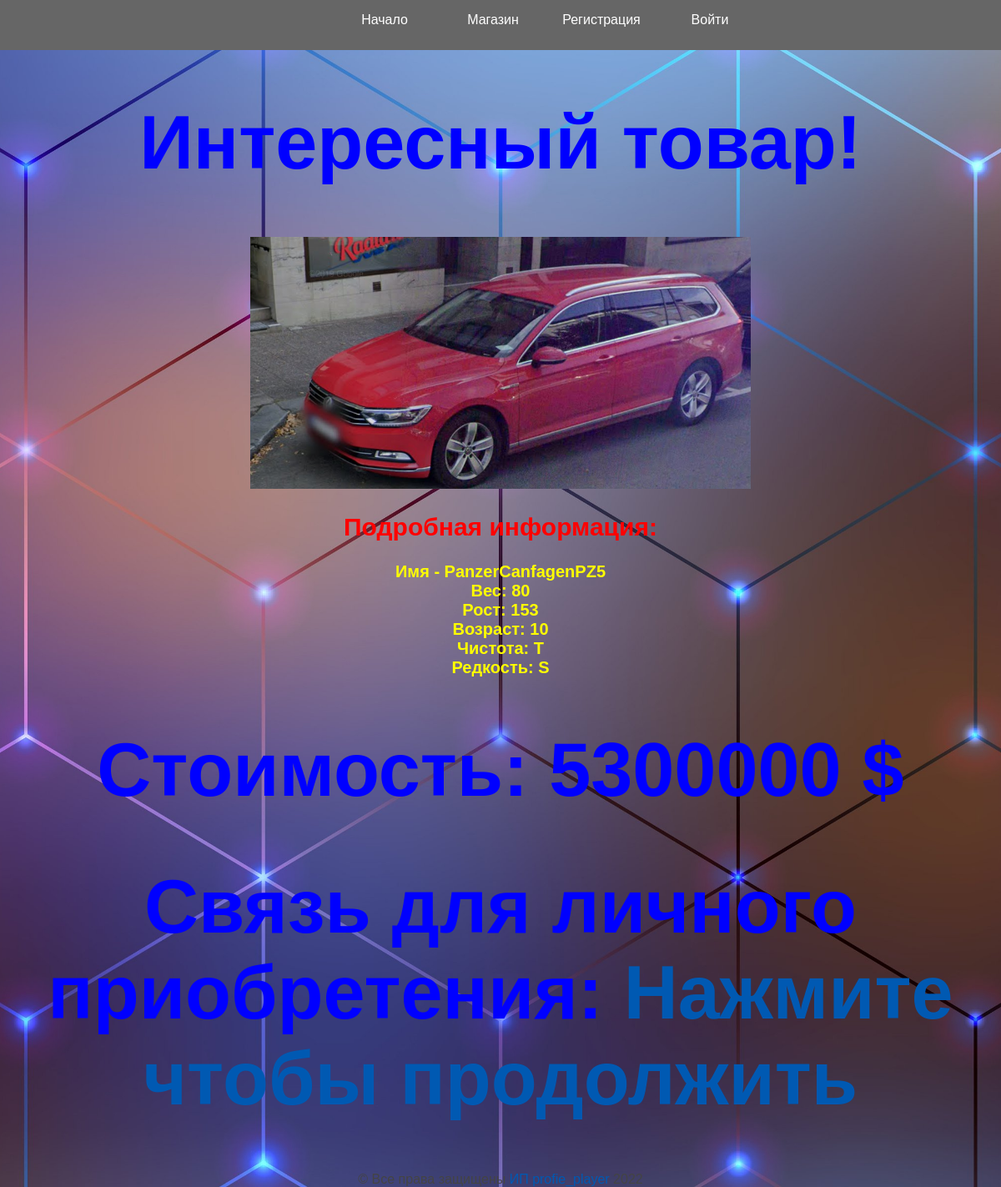
The page /shop/panzercanfagenpz5/ on the database its author committed.
### catgirls/models.py (models this page shows, shortened)
class CatGirl(models.Model):
    initials = models.CharField(max_length=100, verbose_name='Инициалы', unique=True)
    link = AutoSlugField(populate_from='initials')
    age = models.IntegerField(validators=[MinValueValidator(7), MaxValueValidator(85)], verbose_name='Возраст')
    height = models.IntegerField(validators=[MinValueValidator(100), MaxValueValidator(200)], verbose_name='Рост')
    weight = models.IntegerField(validators=[MinValueValidator(20), MaxValueValidator(80)], verbose_name='Вес')
    virginity = models.CharField(choices=virgin_status, max_length=10, verbose_name='Чистота')
    photo = models.ImageField(null=True, upload_to="photos/", verbose_name='Внешний вид', unique=True)
    price = models.IntegerField(default=10_000, verbose_name='Цена')
    rank = models.CharField(max_length=50, choices=person_rank, verbose_name='Ранг')
    status = models.ForeignKey(CatGirlStatus, related_name='get_info', on_delete=models.SET_NULL, null=True, verbose_name='Возрастной статус')
    owner = models.ForeignKey(User, on_delete=models.SET_NULL, blank=True, null=True, verbose_name='Продавец', related_name='published')
    class Meta:
        ordering = ['age', '-price']

### catgirls/views.py (the view)
# urls.py: path('shop/<slug:name>/', show_one_catgirl, name='one_cat'),
def show_one_catgirl(request, name):
    catgirl = get_object_or_404(CatGirl, link=name)
    return render(request, 'shablons/one_catgirl.html', {'catgirl': catgirl})

### catgirls/templates/shablons/one_catgirl.html (shortened to what this page needs)
{% extends 'base.html' %}
{% load static %}
{% block content %}
<center><h1>Интересный товар!</h1></center>
<center>
    <img src='../../media/{{catgirl.photo}}' width="50%" height="75%" float:left></br>
    <h2>Подробная информация:</h2>
    <h3>
        Имя - {{catgirl.initials}}</br>
        Вес: {{catgirl.weight}}</br>
          Рост: {{catgirl.height}}</br>
          Возраст: {{catgirl.age}}</br>
          Чистота: {{catgirl.virginity}}</br>
          Редкость: {{catgirl.rank}}</br>
</h3>
</center>
<center><h1>Стоимость: {{catgirl.price}} $</h1></center>
<h1>Связь для личного приобретения: <a href="https://www.xvideos.com/video68560107/genshin_impact_keqing_x_slime_vinicenko_">Нажмите чтобы продолжить</a></h1>
{% endblock %}

### catgirls/static/base.css (style rules this page uses)
body { background-image:url('site_phon.jpg'); background-size:cover; position:sticky; background-position:top center; }
h1 { color :blue; position: sticky; font-size: 90px; text-align: center; }
h3 { color :yellow; position: sticky; font-size: 20px; text-align: center; }
h2 { color: red; position: sticky; font-size: 30px; }
a { style="color: RGB(132, 33, 65)." }
html, body { font-family: 'Arial'; margin: 0; padding: 0; height: 100%; width: 100%; color: #444; background-size:cover; position:sticky; background-position:top center; }
a { color: #0059b2; text-decoration: none; }
img { max-width: 2000px; height: auto; position: center; max-height: 1000px; }

### rows shown on the page
CatGirl: photo (picture), initials "PanzerCanfagenPZ5", weight "80", height "153", age "10", virginity "T", rank "S", price "5300000"
